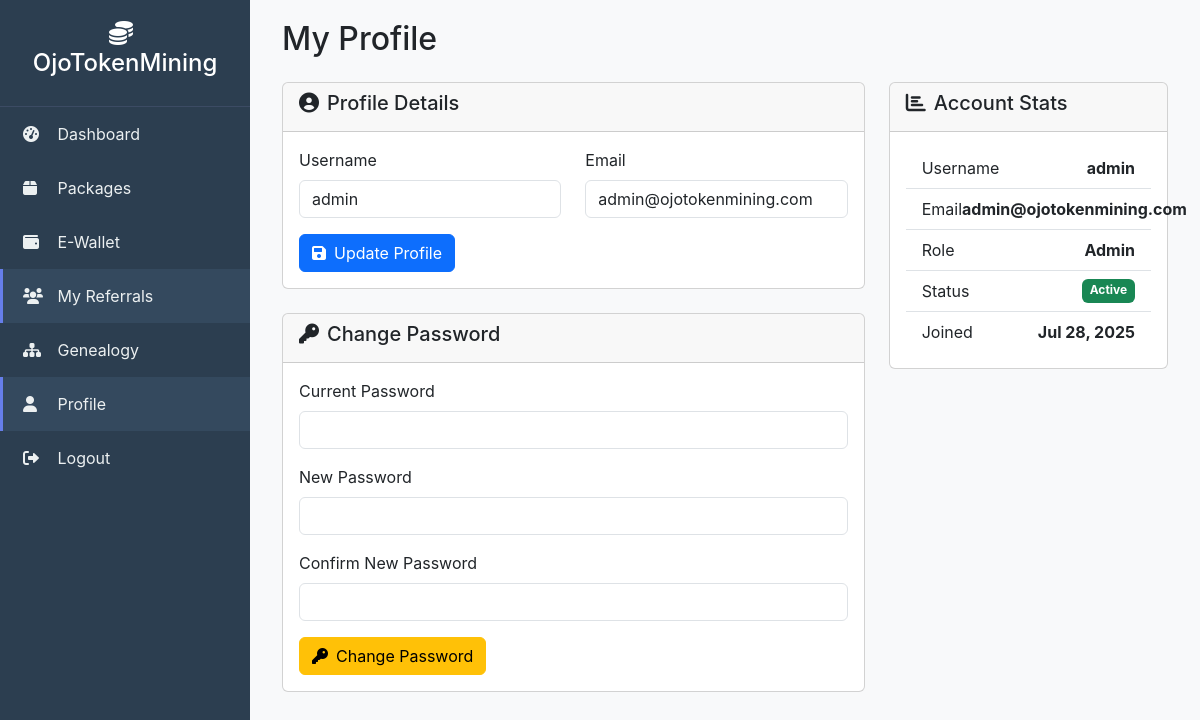
Screenshot of /user/profile.php (signed in) with the database file from the repository.
### tables this page shows
CREATE TABLE users (
    id INT AUTO_INCREMENT PRIMARY KEY,
    username VARCHAR(50) UNIQUE NOT NULL,
    email VARCHAR(100) UNIQUE NOT NULL,
    password VARCHAR(255) NOT NULL,
    sponsor_id INT NULL,
    role ENUM('user', 'admin') DEFAULT 'user',
    status ENUM(
        'active',
        'inactive',
        'suspended'
    ) DEFAULT 'active',
    created_at TIMESTAMP DEFAULT CURRENT_TIMESTAMP,
    updated_at TIMESTAMP DEFAULT CURRENT_TIMESTAMP ON UPDATE CURRENT_TIMESTAMP,
    FOREIGN KEY (sponsor_id) REFERENCES users (id) ON DELETE SET NULL
);

### includes/auth.php (called while the page is built, shortened)
<?php
function getUserById($user_id)
{
    try {
        $pdo = getConnection();
        $stmt = $pdo->prepare("SELECT * FROM users WHERE id = ?");
        $stmt->execute([$user_id]);
        return $stmt->fetch();
    } catch (Exception $e) {
        logEvent("Get user error: " . $e->getMessage(), 'error');
        return false;
    }
}
?>

### user/profile.php (the view, shortened to what this page needs)
<?php
require_once '../includes/auth.php';
$user_id = getCurrentUserId();
$user = getUserById($user_id);
$errors = [];
?>
<!DOCTYPE html>
<html lang="en">
<head>
    <link href="https://cdn.jsdelivr.net/npm/bootstrap@5.3.0/dist/css/bootstrap.min.css" rel="stylesheet">
    <link href="https://cdnjs.cloudflare.com/ajax/libs/font-awesome/6.0.0/css/all.min.css" rel="stylesheet">
    <link href="../assets/css/admin.css" rel="stylesheet">
</head>
<body>
    <nav class="sidebar">
        <div class="sidebar-header">
            <h4><i class="fas fa-coins me-2"></i><?= SITE_NAME ?></h4>
        </div>
        <ul class="sidebar-menu">
            <li><a href="dashboard.php"><i class="fas fa-tachometer-alt"></i> Dashboard</a></li>
            <li><a href="packages.php"><i class="fas fa-box"></i> Packages</a></li>
            <li><a href="ewallet.php"><i class="fas fa-wallet"></i> E-Wallet</a></li>
            <li class="active"><a href="referrals.php"><i class="fas fa-users"></i> My Referrals</a></li>
            <li><a href="genealogy.php"><i class="fas fa-sitemap"></i> Genealogy</a></li>
            <li class="active"><a href="profile.php"><i class="fas fa-user"></i> Profile</a></li>
            <li><a href="../logout.php"><i class="fas fa-sign-out-alt"></i> Logout</a></li>
        </ul>
    </nav>
    <main class="main-content">
        <div class="container-fluid">
            <h2 class="mb-4">My Profile</h2>
            <div class="row">
                <div class="col-lg-8">
                    <div class="card">
                        <div class="card-header">
                            <h5><i class="fas fa-user-circle me-2"></i>Profile Details</h5>
                        </div>
                        <div class="card-body">
                            <form method="POST" action="">
                                <div class="row mb-3">
                                    <div class="col-md-6">
                                        <label class="form-label">Username</label>
                                        <input type="text" class="form-control"
                                            value="<?= htmlspecialchars($user['username']) ?>" readonly>
                                    </div>
                                    <div class="col-md-6">
                                        <label class="form-label">Email</label>
                                        <input type="email"
                                            class="form-control <?= isset($errors['email']) ? 'is-invalid' : '' ?>"
                                            name="email" value="<?= htmlspecialchars($user['email']) ?>" required>
                                    </div>
                                </div>
                                <button type="submit" class="btn btn-primary">
                                    <i class="fas fa-save me-2"></i>Update Profile
                                </button>
                            </form>
                        </div>
                    </div>
                    <div class="card mt-4">
                        <div class="card-header">
                            <h5><i class="fas fa-key me-2"></i>Change Password</h5>
                        </div>
                        <div class="card-body">
                            <form method="POST" action="">
                                <div class="mb-3">
                                    <label class="form-label">Current Password</label>
                                    <input type="password"
                                        class="form-control <?= isset($errors['password']) ? 'is-invalid' : '' ?>"
                                        name="current_password" required>
                                </div>
                                <div class="mb-3">
                                    <label class="form-label">New Password</label>
                                    <input type="password"
                                        class="form-control <?= isset($errors['password']) ? 'is-invalid' : '' ?>"
                                        name="new_password" required>
                                </div>
                                <div class="mb-3">
                                    <label class="form-label">Confirm New Password</label>
                                    <input type="password"
                                        class="form-control <?= isset($errors['password']) ? 'is-invalid' : '' ?>"
                                        name="confirm_password" required>
                                </div>
                                <button type="submit" class="btn btn-warning">
                                    <i class="fas fa-key me-2"></i>Change Password
                                </button>
                            </form>
                        </div>
                    </div>
                </div>
                <div class="col-lg-4">
                    <div class="card">
                        <div class="card-header">
                            <h5><i class="fas fa-chart-bar me-2"></i>Account Stats</h5>
                        </div>
                        <div class="card-body">
                            <div class="list-group list-group-flush">
                                <div class="list-group-item d-flex justify-content-between">
                                    <span>Username</span>
                                    <strong><?= htmlspecialchars($user['username']) ?></strong>
                                </div>
                                <div class="list-group-item d-flex justify-content-between">
                                    <span>Email</span>
                                    <strong><?= htmlspecialchars($user['email']) ?></strong>
                                </div>
                                <div class="list-group-item d-flex justify-content-between">
                                    <span>Role</span>
                                    <strong><?= ucfirst($user['role']) ?></strong>
                                </div>
                                <div class="list-group-item d-flex justify-content-between">
                                    <span>Status</span>
                                    <span class="badge bg-<?= $user['status'] === 'active' ? 'success' : 'warning' ?>">
                                        <?= ucfirst($user['status']) ?>
                                    </span>
                                </div>
                                <div class="list-group-item d-flex justify-content-between">
                                    <span>Joined</span>
                                    <strong><?= date('M j, Y', strtotime($user['created_at'])) ?></strong>
                                </div>
                            </div>
                        </div>
                    </div>
                </div>
            </div>
        </div>
    </main>
</body>
</html>

### assets/css/admin.css (style rules this page uses)
:root { --sidebar-width: 250px; --sidebar-bg: #2c3e50; --sidebar-hover: #34495e; --primary-color: #667eea; --secondary-color: #764ba2; }
body { font-family: -apple-system, BlinkMacSystemFont, "Segoe UI", Roboto, sans-serif; background-color: #f8f9fa; }
.sidebar { position: fixed; top: 0; left: 0; height: 100vh; width: var(--sidebar-width); background: var(--sidebar-bg); padding-top: 20px; z-index: 1000; overflow-y: auto; }
.sidebar-header { color: white; text-align: center; padding: 0 20px 20px; border-bottom: 1px solid #3c4b64; }
.sidebar-menu { list-style: none; padding: 0; margin: 0; }
.sidebar-menu li { margin: 0; }
.sidebar-menu a { display: block; color: #ecf0f1; padding: 15px 20px; text-decoration: none; transition: all 0.3s; border-left: 3px solid transparent; }
.sidebar-menu a:hover, .sidebar-menu li.active a { background: var(--sidebar-hover); border-left-color: var(--primary-color); }
.sidebar-menu i { width: 20px; margin-right: 10px; }
.main-content { margin-left: var(--sidebar-width); padding: 20px; min-height: 100vh; }

### rows the page displays
users: username "admin", email "admin@ojotokenmining.com", role "Admin", status "Active", created_at "Jul 28, 2025"

### other values shown
SITE_NAME "OjoTokenMining"
